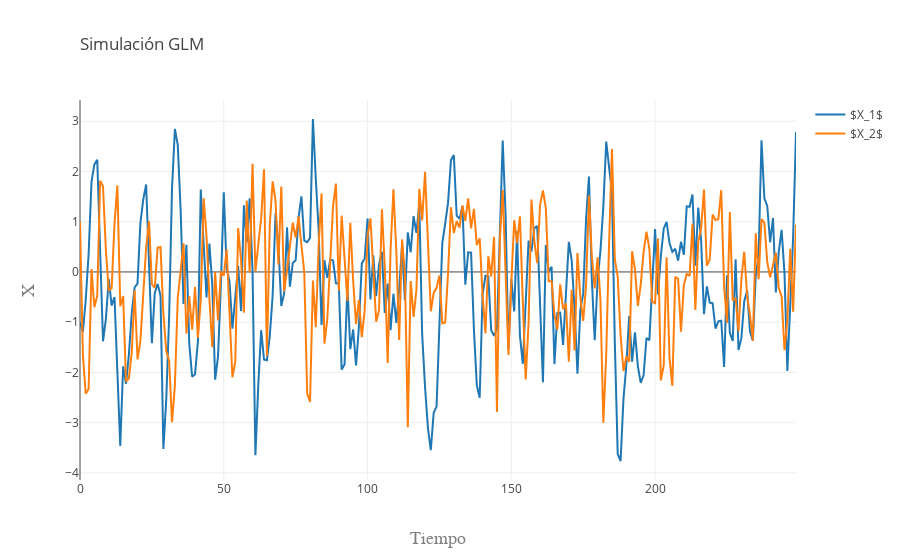

Notebook code for this chart:
### Code cell
trace1 = go.Scatter(
    y = X.T[0],
    x = np.arange(nobs),
    name = '$X_1$'
)

trace2 = go.Scatter(
    y = X.T[1],
    x = np.arange(nobs),
    name = '$X_2$'
)

data = [trace1, trace2]
layout = go.Layout(
    title=go.layout.Title(
        text='Simulación GLM',
        xref='paper',
        x=0
    ),
    xaxis=go.layout.XAxis(
        title=go.layout.xaxis.Title(
            text='Tiempo',
            font=dict(
                family='Arial',
                size=18,
                color='#7f7f7f'
            )
        )
    ),
    yaxis=go.layout.YAxis(
        title=go.layout.yaxis.Title(
            text='X',
            font=dict(
                family='Arial',
                size=18,
                color='#7f7f7f'
            )
        )
    )
)
fig = go.Figure(data=data, layout=layout)
py.iplot(fig, filename='GLM')

### Figure 1 — Plotly figure (JSON) as saved in the notebook; plotly's stock layout.template omitted (floating-point values rounded to 4 significant figures; data arrays with more than 128 entries replaced by an {"elided": "..."} marker saying what was removed)
{"data": [{"name": "$X_1$", "type": "scatter", "uid": "d6324854-d32a-4c54-9bf3-0f4633f34f76", "x": {"elided": "250 int values"}, "y": {"elided": "250 float values"}}, {"name": "$X_2$", "type": "scatter", "uid": "2bc67722-0019-4be5-9894-6a849969d39b", "x": {"elided": "250 int values"}, "y": {"elided": "250 float values"}}], "layout": {"autosize": true, "title": {"text": "Simulación GLM", "x": 0, "xref": "paper"}, "xaxis": {"autorange": true, "range": [0, 249], "title": {"font": {"color": "#7f7f7f", "family": "Arial", "size": 18}, "text": "Tiempo"}, "type": "linear"}, "yaxis": {"autorange": true, "range": [-4.142, 3.423], "title": {"font": {"color": "#7f7f7f", "family": "Arial", "size": 18}, "text": "X"}, "type": "linear"}}}
